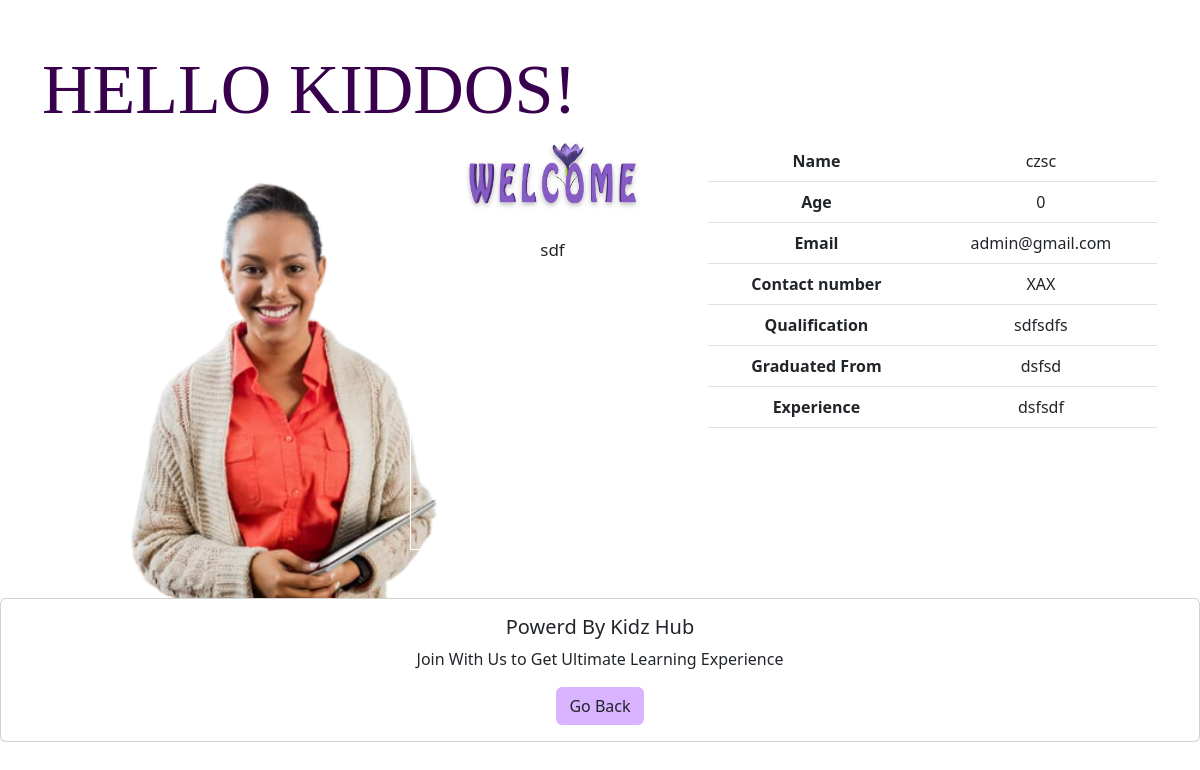
Screenshot of /teacher.php?id=2 with the database file from the repository.
### tables this page shows
CREATE TABLE `teachers` (
  `id` int(10) NOT NULL,
  `name` varchar(255) NOT NULL,
  `age` int(12) NOT NULL,
  `email` varchar(100) NOT NULL,
  `mobno` varchar(15) NOT NULL,
  `qualification` text NOT NULL,
  `grad_from` text NOT NULL,
  `experience` text NOT NULL,
  `grade` varchar(50) NOT NULL,
  `description` text NOT NULL
);

### teacher.php (the view, shortened to what this page needs)
<?php
    if (isset($_GET['id'])) {
        include "server/db.php";
        $query = "SELECT * FROM teachers WHERE id=".$_GET['id'];
        $result = mysqli_query($connection, $query);
        $row = mysqli_fetch_assoc($result);
        $name = $row['name'];
        $age = $row['age'];
        $email = $row['email'];
        $mobno = $row['mobno'];
        $qualification = $row['qualification'];
        $grad_from = $row['grad_from'];
        $experience = $row['experience'];
        $description = $row['description'];
    }
?>
<!DOCTYPE html>
<html lang="en">
<head>
    <link href="https://cdn.jsdelivr.net/npm/bootstrap@5.2.0/dist/css/bootstrap.min.css" rel="stylesheet">
	<link rel="stylesheet" type="text/css" href="CSS/csss.css">
</head>
<body> <br><br>
    <div class="container">
        <div class="row">
            <h1 style= "font-family:Times New Roman; color:#39004d; font-size:70px">HELLO KIDDOS!</h1>
                <div class="col-4 text-center border  border-white">
                <img src="images/pr.png" style="width:140; height:120%">
                </div>
                <div class="col-3 text-center border  border-white">
                    <img src="images/wlcm.jpg" style="height:70px; weidth:50px">
                    <p style="font-size:17px"> <br><?php echo $description; ?></p>
                </div>
                <div class="col-5 text-center border  border-white">
                <table class="table">
                    <tbody>
                        <tr>
                            <th scope="row">Name</th>
                            <td><?php echo $name; ?></td>
                        </tr>
                        <tr>
                            <th scope="row">Age</th>
                            <td><?php echo $age; ?></td>
                        </tr>
                        <tr>
                            <th scope="row">Email</th>
                            <td><?php echo $email; ?></td>
                        </tr>
                        <tr>
                            <th scope="row">Contact number</th>
                            <td><?php echo $mobno; ?></td>
                        </tr>
                        <tr>
                            <th scope="row">Qualification</th>
                            <td><?php echo $qualification; ?></td>
                        </tr>
                        <tr>
                            <th scope="row">Graduated From</th>
                            <td><?php echo $grad_from; ?><br></td>
                        </tr>
                        <tr>
                            <th scope="row">Experience</th>
                            <td><?php echo $experience; ?></td>
                        </tr>
                    </tbody>
                </table>
        </div>
        </div>
    </div> <br><br>
<div class="card text-center">
 <div class="card-body">
    <h5 class="card-title">Powerd By Kidz Hub</h5>
    <p class="card-text">Join  With Us to Get Ultimate Learning Experience</p>
    <a href="teachers.php" class="btn" style = background-color:#d9b3ff;>Go Back</a>
</div>
</div>
</body>
</html>

### CSS/csss.css (style rules this page uses)
* { margin: 0; padding: 0; }

### rows the page displays
teachers: description "sdf", name "czsc", age "0", email "admin@gmail.com", mobno "XAX", qualification "sdfsdfs", grad_from "dsfsd", experience "dsfsdf"
